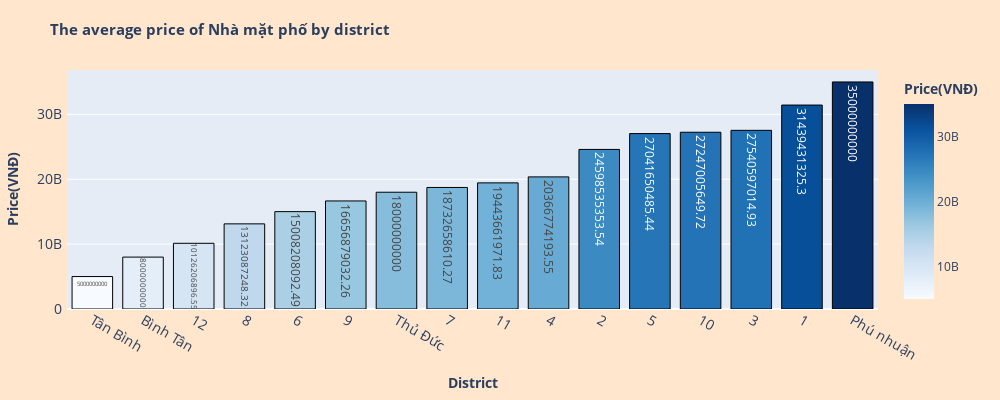

The notebook cell saved with this chart:
### Markdown cell above
##### **Type Nhà mặt phố:**

### Code cell
mean_price_by_district('Nhà mặt phố')

### Figure 1 — Plotly figure (JSON) as saved in the notebook; plotly's stock layout.template omitted (floating-point values rounded to 4 significant figures)
{"data": [{"alignmentgroup": "True", "hovertemplate": "The average price of <b>Nhà mặt phố</b> in district <b>%{x}</b> is %{y}", "legendgroup": "", "marker": {"color": [5000000000, 8000000000, 10130000000.0, 13120000000.0, 15010000000.0, 16660000000.0, 18000000000, 18730000000.0, 19440000000.0, 20370000000.0, 24600000000.0, 27040000000.0, 27250000000.0, 27540000000.0, 31440000000.0, 35000000000], "coloraxis": "coloraxis", "line": {"color": "black", "width": 1}, "pattern": {"shape": ""}}, "name": "", "offsetgroup": "", "orientation": "v", "showlegend": false, "text": [5000000000, 8000000000, 10130000000.0, 13120000000.0, 15010000000.0, 16660000000.0, 18000000000, 18730000000.0, 19440000000.0, 20370000000.0, 24600000000.0, 27040000000.0, 27250000000.0, 27540000000.0, 31440000000.0, 35000000000], "textposition": "auto", "type": "bar", "x": ["Tân Bình", "Bình Tân", "12", "8", "6", "9", "Thủ Đức", "7", "11", "4", "2", "5", "10", "3", "1", "Phú nhuận"], "xaxis": "x", "y": [5000000000, 8000000000, 10130000000.0, 13120000000.0, 15010000000.0, 16660000000.0, 18000000000, 18730000000.0, 19440000000.0, 20370000000.0, 24600000000.0, 27040000000.0, 27250000000.0, 27540000000.0, 31440000000.0, 35000000000], "yaxis": "y"}], "layout": {"barmode": "relative", "coloraxis": {"colorbar": {"title": {"text": "<b>Price(VNĐ)</b>"}}, "colorscale": [[0, "rgb(247,251,255)"], [0.125, "rgb(222,235,247)"], [0.25, "rgb(198,219,239)"], [0.375, "rgb(158,202,225)"], [0.5, "rgb(107,174,214)"], [0.625, "rgb(66,146,198)"], [0.75, "rgb(33,113,181)"], [0.875, "rgb(8,81,156)"], [1, "rgb(8,48,107)"]]}, "height": 400, "legend": {"tracegroupgap": 0}, "margin": {"b": 20, "l": 20, "r": 30, "t": 70}, "paper_bgcolor": "#ffe6cc", "title": {"font": {"size": 15}, "text": "<b>The average price of Nhà mặt phố by district </b>"}, "width": 1000, "xaxis": {"anchor": "y", "domain": [0, 1], "tickfont": {"size": 14}, "title": {"text": "<b>District<b>"}}, "yaxis": {"anchor": "x", "domain": [0, 1], "tickfont": {"size": 14}, "ticksuffix": " ", "title": {"text": "<b>Price(VNĐ)</b>"}}}}
